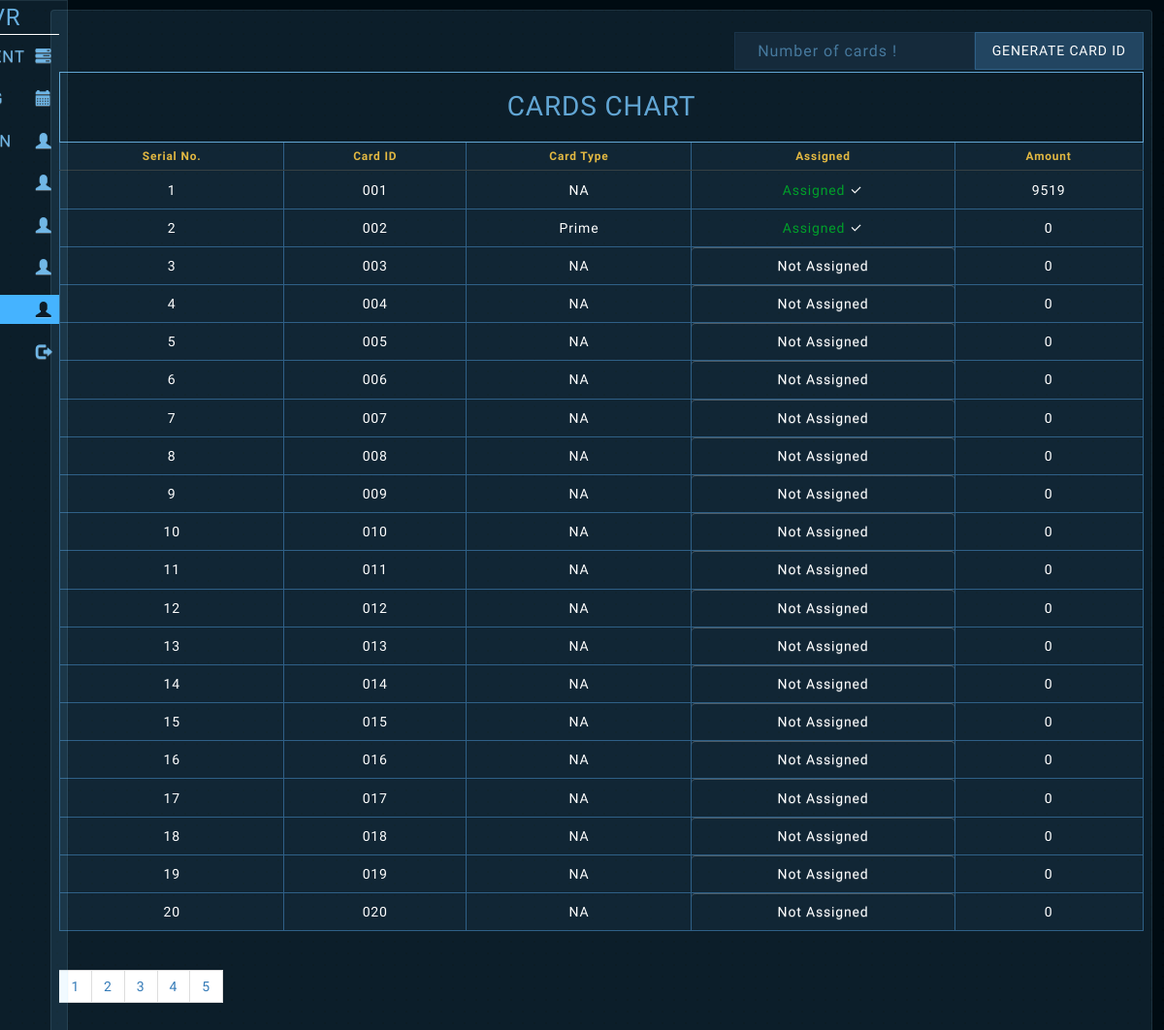
Page /generate-cards.php (signed in) on the committed database.
### tables this page shows
CREATE TABLE IF NOT EXISTS `tbl_cards` (
  `ids` int(11) NOT NULL AUTO_INCREMENT,
  `card_id` varchar(50) NOT NULL,
  `card_type` varchar(255) NOT NULL,
  `is_assigned` int(11) NOT NULL DEFAULT 0,
  `amount` bigint(11) NOT NULL,
  PRIMARY KEY (`card_id`),
  UNIQUE KEY `ids` (`ids`)
);

### authentication.php (called while the page is built, shortened)
<?php
require 'classes/admin_class.php';
$obj_admin = new Admin_Class();

### classes/admin_class.php (called while the page is built, shortened)
<?php
class Admin_Class
{
	public function __construct()
	{
        $host_name='localhost';
		$user_name='root';
		$password='';
		$db_name='iqjdhyaf_in5nite';
		try{
			$connection=new PDO("mysql:host={$host_name}; dbname={$db_name}", $user_name,  $password);
			$this->db = $connection;
		} catch (PDOException $message ) {
			echo $message->getMessage();
		}
	}
	public function manage_all_info($sql)
	{
		try{
			$info = $this->db->prepare($sql);
			$info->execute();
			return $info;
		} catch (PDOException $e) {
			echo $e->getMessage();
		}
	}
}
?>

### generate-cards.php (the view, shortened to what this page needs)
<?php
require 'authentication.php';
$page_name="Cards";
include("include/sidebar.php");
?>
  <div class="row">
    <div class="col-md-12">
      <div class="panel shown p-4">
        <div class="row" style="padding-top:20px;">
          <div class="btn-group pull-right m-3">
            <div class="btn-group">
              <form action="" method="post">
                <table>
                  <tr>
                    <td class="input">
                      <input type="number" class="form-control input-custom" name="cards_counter" id="cards_counter" placeholder="Number of cards !" required/>
                    </td>
            		    <td>
                      <button type="submit" class="button btn-menu" name="generate_card_id">Generate Card ID</button>
                    </td>
                  </tr>
                </table>
							</form>
            </div>
          </div>
        </div>
        <div id="content">
          <div class="table-responsive">
            <h1 class="heading text-center" style="padding:20px;border:1px solid;">Cards Chart</h1>
            <table class="table table-codensed table-custom text-center">
              <thead>
                <tr>
                  <th>Serial No.</th>
                  <th>Card ID</th>
                  <th>Card Type</th>
                  <th>Assigned</th>
                  <th>Amount</th>
                </tr>
              </thead>
              <tbody>
                <?php
                  $limit = 20;
                  if (!isset ($_GET['page']) ) {
                    $page_number = 1;
                  } else {
                    $page_number = $_GET['page'];
                  }
                  $initial_page = ($page_number-1) * $limit;
                  $getQuery = "SELECT *FROM tbl_cards order by ids asc LIMIT " . $initial_page . ',' . $limit;
                  $result = $obj_admin->manage_all_info($getQuery);
                  $serial = 0 + ($page_number - 1) * $limit;
                  while( $row = $result->fetch(PDO::FETCH_ASSOC) ){
                ?>
                <tr>
                  <td><?php echo ++$serial; ?></td>
                  <td><?php echo $row['card_id']; ?></td>
                  <td><?php echo $row['card_type']; ?></td>
                  <?php if($row['is_assigned'] != 0){ echo '<td><span class="success">Assigned </span><i class="ri-check-line"></i></td>'; }else{ echo '<td class="alert">Not Assigned</td>'; } ?>
                  <td><?php echo $row['amount']; ?></td>
                </tr>
                <?php } ?>
              </tbody>
            </table>
            <nav aria-label="Page navigation example mt-5">
              <ul class="pagination m-0">
                <?php for($page_number = (isset($_GET['page'])?$_GET['page']:1); $page_number <= $_GET['page']+5; $page_number++): ?>
                <li class="page-item <?php if($_GET['page'] == $page_number) {echo 'active'; } ?>">
                  <a class="page-link" href="generate-cards.php?page=<?= $page_number; ?>"> <?= $page_number; ?> </a>
                </li>
                <?php endfor; ?>
              </ul>
            </nav>
          </div>
        </div>
      </div>
    </div>
  </div>
<?php include("include/footer.php"); ?>

### include/sidebar.php (shortened to what this page needs)
<!DOCTYPE html>
<html lang="en">
<head>
  <link rel="stylesheet" href="assets/css/bootstrap.min.css">
  <link rel="stylesheet" href="assets/css/bootstrap-theme.min.css">
  <link rel="stylesheet" href="assets/bootstrap-datepicker/css/datepicker.css">
  <link rel="stylesheet" href="assets/bootstrap-datepicker/css/datepicker-custom.css">
  <link rel="stylesheet" href="assets/jquery-ui-1.13.0/jquery-ui.css">
  <link rel="stylesheet" href="Demo%20SciUI_files/toastr.css">
	<link href="https://cdn.jsdelivr.net/npm/remixicon@2.5.0/fonts/remixicon.css" rel="stylesheet">
  <link rel="stylesheet" href="assets/css/custom.css">
	<link href="Demo%20SciUI_files/grid.css" rel="stylesheet" type="text/css">
	<link href="Demo%20SciUI_files/styles.css" rel="stylesheet" type="text/css">
  <link rel="stylesheet" href="https://maxcdn.bootstrapcdn.com/font-awesome/4.7.0/css/font-awesome.min.css">
  <link rel="stylesheet" type="text/css" href="TimeCircles.css">
</head>
<body>
  <nav class="navbar sidebar panel shown navbar-fixed-top" role="navigation">
    <div class="container-fluid">
      <div class="navbar-header">
		    <a href="index.php" style="font-size:24px;text-decoration:none;">IN<span class="alert" style="margin:0;padding:0;border:0;box-shadow: none;">5</span>NITE VR</a>
      </div>
      <?php
        $user_role = $_SESSION['user_role'];
        if($user_role == 1){
      ?>
      <div class="collapse navbar-collapse" id="bs-sidebar-navbar-collapse-1">
        <ul class="nav navbar-nav navbar-nav-custom">
          <li class="title <?php if($page_name == "Task_Info" ){echo "active";} ?>"><a href="task-info.php">Task Mangement<span style="font-size:16px;margin-top:7px;margin-right:7px;" class="pull-right hidden-xs showopacity glyphicon glyphicon-tasks" ></span></a></li>
          <li class="title <?php if($page_name == "waiting" ){echo "active";} ?>"><a href="waiting-info.php">Client Waiting<span style="font-size:16px;margin-top:7px;margin-right:7px;" class="pull-right hidden-xs showopacity glyphicon glyphicon-calendar"></span></a></li>
          <li class="title <?php if($page_name == "Admin" ){echo "active";} ?>"><a href="manage-admin.php">Administration<span style="font-size:16px;margin-top:7px;margin-right:7px;" class="pull-right hidden-xs showopacity glyphicon glyphicon-user"></span></a></li>
          <li class="title <?php if($page_name == "Client" ){echo "active";} ?>"><a href="manage-clients.php">Customers<span style="font-size:16px;margin-top:7px;margin-right:7px;" class="pull-right hidden-xs showopacity glyphicon glyphicon-user"></span></a></li>
          <li class="title <?php if($page_name == "Payment" ){echo "active";} ?>"><a href="payment.php">Payment<span style="font-size:16px;margin-top:7px;margin-right:7px;" class="pull-right hidden-xs showopacity glyphicon glyphicon-user"></span></a></li>
          <li class="title <?php if($page_name == "Manage-Cards" ){echo "active";} ?>"><a href="manage-cards.php">Membership<span style="font-size:16px;margin-top:7px;margin-right:7px;" class="pull-right hidden-xs showopacity glyphicon glyphicon-user"></span></a></li>
          <li class="title <?php if($page_name == "Cards" ){echo "active";} ?>"><a href="generate-cards.php">Cards<span style="font-size:16px;margin-top:7px;margin-right:7px;" class="pull-right hidden-xs showopacity glyphicon glyphicon-user"></span></a></li>
          <li class="title" ><a href="?logout=logout">Logout<span style="font-size:16px;margin-top:7px;margin-right:7px;" class="pull-right hidden-xs showopacity glyphicon glyphicon-log-out"></span></a></li>
        </ul>
      </div>
      <?php }else if($user_role == 2){ ?>
      <div class="collapse navbar-collapse" id="bs-sidebar-navbar-collapse-1">
        <ul class="nav navbar-nav navbar-nav-custom">
          <li class="title <?php if($page_name == "Task_Info" ){echo "active";} ?>"><a href="task-info.php">Task Mangement<span style="font-size:16px;margin-top:7px;margin-right:7px;" class="pull-right hidden-xs showopacity glyphicon glyphicon-tasks" ></span></a></li>
          <li class="title <?php if($page_name == "Client" ){echo "active";} ?>"><a href="manage-clients.php">Customers<span style="font-size:16px;margin-top:7px;margin-right:7px;" class="pull-right hidden-xs showopacity glyphicon glyphicon-user"></span></a></li>
          <li class="title <?php if($page_name == "Payment" ){echo "active";} ?>"><a href="payment.php">Payment<span style="font-size:16px;margin-top:7px;margin-right:7px;" class="pull-right hidden-xs showopacity glyphicon glyphicon-user"></span></a></li>
          <li class="title" ><a href="?logout=logout">Logout<span style="font-size:16px;margin-top:7px;margin-right:7px;" class="pull-right hidden-xs showopacity glyphicon glyphicon-log-out"></span></a></li>
        </ul>
      </div>
      <?php } ?>
    </div>
  </nav>
  <div class="main">

### include/footer.php (shortened to what this page needs)
  </div>
</body>
</html>

### assets/css/custom.css (style rules this page uses)
body,html { height: 100%; font-size: 17px; font-family: 'Open Sans', sans-serif; }
.main .row { padding: 0px; margin: 0px; }
nav.sidebar.navbar { border-radius: 0px; }
nav.sidebar, .main { -webkit-transition: margin 230ms ease-out; -moz-transition: margin 230ms ease-out; -o-transition: margin 230ms ease-out; transition: margin 230ms ease-out; }
.main { padding: 10px 10px 0 10px; }
@media (min-width: 768px) { .main { position: absolute; width: calc(100% - 40px); margin-left: 40px; float: right; } }
@media (min-width: 768px) { nav.sidebar .navbar-brand, nav.sidebar .navbar-header { text-align: center; width: 100%; margin-left: 0px; } }
@media (min-width: 768px) { nav.sidebar a { padding-right: 0px; } }
@media (min-width: 768px) { nav.sidebar .navbar-nav > li:first-child { border-top: 1px #ffffff solid; } }
@media (min-width: 768px) { nav.sidebar .navbar-collapse, nav.sidebar .container-fluid { padding: 0 0px 0 0px; } }
@media (min-width: 768px) { nav.sidebar { width: 230px; height: 100%; margin-left: -160px; float: left; z-index: 8000; margin-bottom: 0px; } }
@media (min-width: 768px) { nav.sidebar li { width: 100%; } }
@media (min-width: 768px) { .navbar-nav-custom > li > a { padding-top: 0px; padding-bottom: 0px; } }
@media (min-width: 768px) { .navbar-nav > li > a { line-height: 0px; } }
.navbar-nav > li > a { padding-top: 0px; padding-bottom: 0px; line-height: 30px; }
.navbar-nav-custom > .active > a, .navbar-nav-custom > .active > a:focus, .navbar-nav-custom > .active > a:hover { background-color: #45b3ff; color: #0e1d28; }
input[type=number] { -moz-appearance:textfield; }
.input-custom { border-radius: 0px; padding: 1.1rem auto 1.1rem auto; height: 2.8rem; background-color: #a9a9a9; color: #fff; }
.table-custom { background: #012B39; border-radius: 0.25em; border-collapse: collapse; }
.table-custom>thead>tr>th { border-bottom: 1px solid #364043; color: #E2B842; font-size: 0.85em; font-weight: 600; padding: 0.5em 1em; text-align: center; }
.table-custom>tbody>tr>td { color: #fff; font-weight: 400; padding: 0.65em 0.2em; text-align: center; }
.table-custom>tbody>tr { transition: background 0.25s ease; }

### include/sidebar.php (style rules this page uses)
td { vertical-align:CENTER; text-align: center; }
a { text-decoration: none; }

### rows in the picture
tbl_cards: card_id "001", card_type "NA", is_assigned "Assigned", amount "9519"
tbl_cards: card_id "002", card_type "Prime", is_assigned "Assigned", amount "0"
tbl_cards: card_id "003", card_type "NA", is_assigned "Not Assigned", amount "0"
tbl_cards: card_id "004", card_type "NA", is_assigned "Not Assigned", amount "0"
tbl_cards: card_id "005", card_type "NA", is_assigned "Not Assigned", amount "0"
tbl_cards: card_id "006", card_type "NA", is_assigned "Not Assigned", amount "0"
tbl_cards: card_id "007", card_type "NA", is_assigned "Not Assigned", amount "0"
tbl_cards: card_id "008", card_type "NA", is_assigned "Not Assigned", amount "0"
tbl_cards: card_id "009", card_type "NA", is_assigned "Not Assigned", amount "0"
tbl_cards: card_id "010", card_type "NA", is_assigned "Not Assigned", amount "0"
tbl_cards: card_id "011", card_type "NA", is_assigned "Not Assigned", amount "0"
tbl_cards: card_id "012", card_type "NA", is_assigned "Not Assigned", amount "0"
tbl_cards: card_id "013", card_type "NA", is_assigned "Not Assigned", amount "0"
tbl_cards: card_id "014", card_type "NA", is_assigned "Not Assigned", amount "0"
tbl_cards: card_id "015", card_type "NA", is_assigned "Not Assigned", amount "0"
tbl_cards: card_id "016", card_type "NA", is_assigned "Not Assigned", amount "0"
tbl_cards: card_id "017", card_type "NA", is_assigned "Not Assigned", amount "0"
tbl_cards: card_id "018", card_type "NA", is_assigned "Not Assigned", amount "0"
tbl_cards: card_id "019", card_type "NA", is_assigned "Not Assigned", amount "0"
tbl_cards: card_id "020", card_type "NA", is_assigned "Not Assigned", amount "0"
